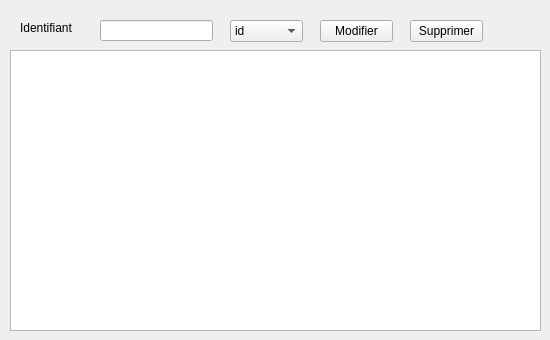
      <widget class="QWidget" name="tab_35">
       <attribute name="title">
        <string>Afficher </string>
       </attribute>
       <widget class="QLineEdit" name="recherche1_2">
        <property name="geometry">
         <rect>
          <x>100</x>
          <y>20</y>
          <width>113</width>
          <height>21</height>
         </rect>
        </property>
       </widget>
       <widget class="QLabel" name="label_6">
        <property name="geometry">
         <rect>
          <x>20</x>
          <y>20</y>
          <width>61</width>
          <height>16</height>
         </rect>
        </property>
        <property name="text">
         <string>Identifiant</string>
        </property>
       </widget>
       <widget class="QPushButton" name="pushButton_3">
        <property name="geometry">
         <rect>
          <x>320</x>
          <y>20</y>
          <width>73</width>
          <height>22</height>
         </rect>
        </property>
        <property name="text">
         <string>Modifier</string>
        </property>
       </widget>
       <widget class="QTableView" name="tabfinance_r">
        <property name="geometry">
         <rect>
          <x>10</x>
          <y>50</y>
          <width>531</width>
          <height>281</height>
         </rect>
        </property>
       </widget>
       <widget class="QPushButton" name="pb_supprimer_9">
        <property name="geometry">
         <rect>
          <x>410</x>
          <y>20</y>
          <width>73</width>
          <height>22</height>
         </rect>
        </property>
        <property name="text">
         <string>Supprimer</string>
        </property>
       </widget>
       <widget class="QComboBox" name="comboBox_2">
        <property name="geometry">
         <rect>
          <x>230</x>
          <y>20</y>
          <width>73</width>
          <height>22</height>
         </rect>
        </property>
        <item>
         <property name="text">
          <string>id</string>
         </property>
        </item>
        <item>
         <property name="text">
          <string>dat</string>
         </property>
        </item>
        <item>
         <property name="text">
          <string>prix</string>
         </property>
        </item>
        <item>
         <property name="text">
          <string>nombre</string>
         </property>
        </item>
       </widget>
      </widget>
